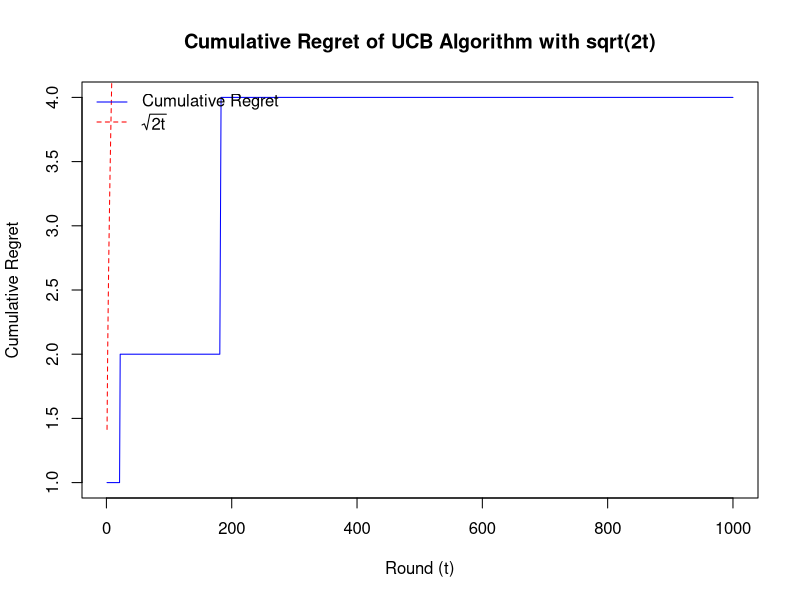

This figure's R source:
# UCB function to calculate upper confidence bounds
ucb <- function(mean_reward, n_pulls, total_pulls) {
  if (n_pulls == 0) {
    return(Inf)  # If the arm hasn't been pulled, its UCB is infinite
  } else {
    return(mean_reward + sqrt(2 * log(total_pulls) / n_pulls))
  }
}

# UCB1 Algorithm for 2-Armed Bandit
ucb_bandit <- function(n_rounds) {
  # Number of pulls and rewards for both arms
  n_pulls <- c(0, 0)
  total_reward <- c(0, 0)
  mean_reward <- c(0, 0)
  
  # Parameters of the Gaussian distribution for the two arms
  true_means <- c(1, 2)  # Example means for the arms
  
  # Initialize variables to store cumulative regret and arm choices
  cumulative_regret <- numeric(n_rounds)
  arm_choices <- numeric(n_rounds)
  
  # Main loop
  for (t in 1:n_rounds) {
    # Compute UCB for each arm
    ucb_values <- sapply(1:2, function(i) ucb(mean_reward[i], n_pulls[i], t))
    
    # Choose the arm with the highest UCB
    chosen_arm <- which.max(ucb_values)
    
    # Generate the reward from a Gaussian distribution with variance 1
    reward <- rnorm(1, mean = true_means[chosen_arm], sd = 1)
    
    # Update the statistics for the chosen arm
    n_pulls[chosen_arm] <- n_pulls[chosen_arm] + 1
    total_reward[chosen_arm] <- total_reward[chosen_arm] + reward
    mean_reward[chosen_arm] <- total_reward[chosen_arm] / n_pulls[chosen_arm]
    
    # Record the arm choice and cumulative regret (assuming the second arm is optimal)
    arm_choices[t] <- chosen_arm
    regret <- max(true_means) - true_means[chosen_arm]
    cumulative_regret[t] <- if (t == 1) regret else cumulative_regret[t - 1] + regret
  }
  
  # Return results
  return(list(
    arm_choices = arm_choices,
    cumulative_regret = cumulative_regret,
    n_pulls = n_pulls,
    mean_reward = mean_reward  # mean_reward represents the sample average
  ))
}

# Call the ucb_bandit function and store the result
n_rounds <- 1000
result <- ucb_bandit(n_rounds)

# Compute the reference line \sqrt{2t}
reference_line <- sqrt(2 * (1:n_rounds))

# Plot the cumulative regret
plot(result$cumulative_regret, type = "l", col = "blue", 
     xlab = "Round (t)", ylab = "Cumulative Regret", 
     main = "Cumulative Regret of UCB Algorithm with sqrt(2t)")

# Add the \sqrt{2t} reference line
lines(reference_line, col = "red", lty = 2)  # Add dashed red line for \sqrt{2t}

# Add legend
legend("topleft", legend = c("Cumulative Regret", expression(sqrt(2 * t))),
       col = c("blue", "red"), lty = c(1, 2), bty = "n")